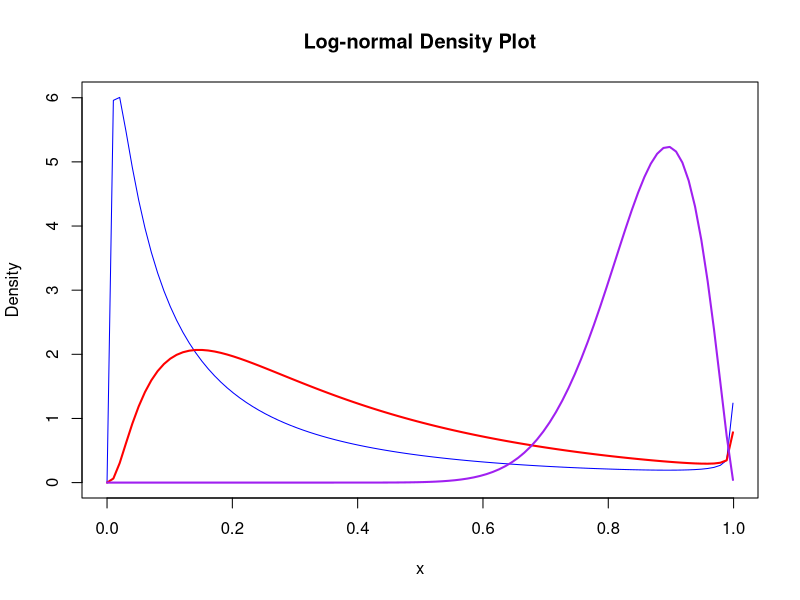

This chart was generated by the following R code:
# Define the parameters
n <- 43  # Number of trials (total mutations)
p <- 0.5  # Probability of success (proportion of shared mutations)

# Generate the probability values
probabilities <- dbinom(0:42, size = 42, prob = p)

# Update the first 7 rows with the specified probability value
probabilities[1:6] <- 0.001
probabilities[7] <- 0.137
# Convert the vector to a column vector
probabilities
# Create the data frame
probability <- data.frame(Probability = probabilities)


##############
# Define the number of rows and columns
num_rows <- 43
num_cols <- 25

# Create a vector of zeros
zero_vector <- rep(0, num_rows * num_cols)

# Reshape the vector into a matrix with the desired dimensions
zero_matrix <- matrix(zero_vector, nrow = num_rows, ncol = num_cols)

# Create the data frame from the matrix
mutation <- as.data.frame(zero_matrix)




##############


# Concatenate probability and mutation data frames
details <- cbind(probability, mutation)

# Rename the data frame
details <- setNames(details, c("probability", paste0("Tumour Pair", 1:22)))

# View the resulting data frame



details[, 2] <- c(rep(1, 25), rep(2, 18), rep(0, nrow(details) - 43))
details[, 3] <- c(rep(1, 2), rep(2, 41), rep(0, nrow(details) - 43))
details[, 4] <- c(rep(2, 7), rep(2, 36), rep(0, nrow(details) - 43))
details[, 5] <- c(rep(2, 7), rep(2, 36), rep(0, nrow(details) - 43))
details[, 6] <- c(rep(2, 7), rep(2, 36), rep(0, nrow(details) - 43))
details[, 7] <- c(rep(1, 7), rep(2, 36), rep(0, nrow(details) - 43))
details[, 8] <- c(rep(1, 7), rep(2, 36), rep(0, nrow(details) - 43))
details[, 9] <- c(rep(1, 1), rep(2, 42), rep(0, nrow(details) - 43))
details[, 10] <- c(rep(1, 1), rep(2, 42), rep(0, nrow(details) - 43))
details[, 11] <- c(rep(1, 20), rep(2, 23), rep(0, nrow(details) - 43))
details[, 12] <- c(rep(1, 1), rep(2, 42), rep(0, nrow(details) - 43))
details[, 13] <- c(rep(1, 2), rep(2, 41), rep(0, nrow(details) - 43))
details[, 14] <- c(rep(1, 1), rep(2, 42), rep(0, nrow(details) - 43))
details[, 15] <- c(rep(1, 6), rep(2, 37), rep(0, nrow(details) - 43))
details[, 16] <- c(rep(2, 7), rep(2, 36), rep(0, nrow(details) - 43))
details[, 17] <- c(rep(1, 18), rep(2, 25), rep(0, nrow(details) - 43))
details[, 18] <- c(rep(2, 7), rep(2, 36), rep(0, nrow(details) - 43))
details[, 19] <- c(rep(2, 7), rep(2, 36), rep(0, nrow(details) - 43))
details[, 20] <- c(rep(2, 7), rep(2, 36), rep(0, nrow(details) - 43))
details[, 21] <- c(rep(1, 3), rep(2, 40), rep(0, nrow(details) - 43))
details[, 22] <- c(rep(1, 15), rep(2, 28), rep(0, nrow(details) - 43))
details[, 23] <- c(rep(2, 7), rep(2, 36), rep(0, nrow(details) - 43))
details[, 24] <- c(rep(2, 7), rep(2, 0), rep(0, nrow(details) - 7))
details[, 25] <- c(rep(2, 7), rep(2, 0), rep(0, nrow(details) - 7))
details[, 26] <- c(rep(2, 7), rep(2, 0), rep(0, nrow(details) - 7))



# Convert details data frame to a matrix
details_matrix <- as.matrix(details)




#########################
# calculates the density of a log-normal distribution at specified points in the vector xigrid
xidens <- function(pmu, psig, xigrid) { sapply(xigrid, function(x) dlnorm(-log(1-x), pmu, psig)/(1-x)) }

tolerance=0.000001
pmu1=-2;psig1=1.5
pmu2=-1;psig2=1
pmu3=0.7;psig3=0.3
# Define xigrid
xigrid <- seq(0.000001, 0.999, length.out = 100)  # Example: 100 grid points from 0 to 1


# Compute the density
density1 <- xidens(pmu1, psig1, xigrid)
density2 <- xidens(pmu2, psig2, xigrid)
density3 <- xidens(pmu3, psig3, xigrid)


# Plot the density
plot(xigrid, density1,col="blue" ,type = "l", xlab = "x", ylab = "Density", main = "Log-normal Density Plot")
lines(xigrid, density2, col = "red", lwd = 2)
lines(xigrid, density3, col = "purple", lwd = 2)


############################################################################

# grid.lik=calculate the likelihood of a set of mutations 
grid.lik <- function(xigrid, mutns, probamut) {
  # find the index of shared and private mutations for each case
  mutidx <- apply(mutns, 2, function(muts) {
    ishared <- which(muts==1)
    iprivate <- which(muts==2)
    list(ishared, iprivate)
  })
  sapply(xigrid, function(xi, probamut, mutidx) {
    # p is the conditional prob of shared mutation
    p <- {xi + {1-xi}*probamut}/{xi + {1-xi}*{2-probamut}}
    # helper vectors
    logp <- log(p)
    log1p <- log(1-p)                    # ii represents an element of mutidx, ii is automatically taken from mutidx
    # unlist =convert the resulting list into a vector.
    # lapply = apply a given function to each element of a list or vector.
    unlist(lapply(mutidx, function(ii, logp, log1p) {  # sub function computes the likelihood for each case based on the indices of shared and private mutations, and the corresponding logarithms of conditional probabilities.   
      exp(sum(logp[ii[[1]]]) + sum(log1p[ii[[2]]]))  # sum(logp[ii[[1]]]=sum of logarithms of the conditional probabilities for shared mutations.
    }, logp, log1p))                                 # sum(log1p[ii[[2]]])=sum of logarithms of the conditional probabilities for private mutations.
  }, probamut, mutidx)
}

mutmat=details_matrix
probamut <- mutmat[, 1]
mutns <- mutmat[, -1]




#grid.lik(xigrid, mutns, probamut)





#############################################################################

#____________________       Auxiliary functions


clonEM <- function(mutmat, init.para, xigrid, conv.crit, niter) {
  
  probamut <- mutmat[, 1]
  mutns <- mutmat[, -1]
  # number of cases
  ncase <- ncol(mutns)
  # number of grid points
  ngrid <- length(xigrid)
  # initialize parameters (mu, sigma, pi)
  para <- init.para
  # probability of matches for given clonality signal
  pYj0 <- grid.lik(0, mutns, probamut)
  pYj <- grid.lik(xigrid, mutns, probamut)
  # clonality signal density for xigrid
  g <- xidens(para[1], para[2], xigrid)
  gj <- rep(0, ngrid)
  vxij <- exij <- vpij <- rep(NA_real_, ncase)
  zz <- log(-log(1-xigrid))
  
  # E-step
  for(j in 1:ncase) {
    # product density
    gj <- pYj[j,]*g
    # integral
    igj <- sum(gj)/ngrid
    # conditional estimate of case being clonal (## clonality probabilities (vpij))
    vpij[j] <- para[3]*igj/((1-para[3])*pYj0[j] + para[3]*igj)
    # expected value of zz 
    exij[j] <- sum(zz*gj)/sum(gj)
    # variance of zz 
    vxij[j] <- sum((zz^2)*gj)/sum(gj) - exij[j]^2
  }
  #M-step
  # estimate the parameters from maximizing the conditional expectation
  para[1] <- sum(vpij*exij)/sum(vpij)
  para[2] <- max(0.1, sqrt(sum(vpij*(exij - para[1])^2)/sum(vpij)))
  para[3] <- sum(vpij)/ncase
  # iterate through the parameters
  ii <- 1
  conv <- 0
  while(conv == 0 & ii <= niter) {
    prev <- para
    g <- xidens(para[1], para[2], xigrid)
    for(j in 1:ncase) { 
      gj <- pYj[j,]*g
      igj <- sum(gj)/ngrid
      vpij[j] <- para[3]*igj/((1-para[3])*pYj0[j] + para[3]*igj)
      exij[j] <- sum(zz*gj)/sum(gj)
    }
    para[1] <- sum(vpij*exij)/sum(vpij)
    # variance is expectation of variance + variance of expectation
    vxi <- sum(vpij*vxij)/sum(vpij) + sum(vpij*(exij - para[1])^2)/sum(vpij)
    # lower bound sigma by 0.1
    para[2] <- max(0.1, sqrt(vxi))
    para[3] <- sum(vpij)/ncase
    #convergence reached
    #if( max(abs(para - prev)) < conv.crit ) conv <- 1
    if (!any(is.na(para)) && !any(is.na(prev)) && max(abs(para - prev), na.rm = TRUE) < conv.crit) conv <- 1
    
    ii <- ii + 1
  }
  return( list(para = para, n.iter = (ii-1), convergence = conv) )
}



########

# Prepare initial parameters (mu, sigma, pi)
init.para <- c(0.7, 0.3, 0.75)  # You may need to adjust these initial values based on your data and prior knowledge.

# Define xigrid
xigrid <- seq(0.00001, 0.999, length.out = 500)

# Set convergence criterion and maximum number of iterations
conv.crit <- 0.001
niter <- 1000

# Call the clonEM function
result_10 <- clonEM(mutmat, init.para, xigrid, conv.crit, niter)


##


# Prepare initial parameters (mu, sigma, pi)
init.para <- c(-1, 1, 0.75)  # You may need to adjust these initial values based on your data and prior knowledge.

# Define xigrid
xigrid <- seq(0.00001, 0.999, length.out = 500)

# Set convergence criterion and maximum number of iterations
conv.crit <- 0.001
niter <- 1000

# Call the clonEM function
result_11 <- clonEM(mutmat, init.para, xigrid, conv.crit, niter)



# Prepare initial parameters (mu, sigma, pi)
init.para <- c(-2, 1.5, 0.75)  # You may need to adjust these initial values based on your data and prior knowledge.

# Define xigrid
xigrid <- seq(0.00001, 0.999, length.out = 500)

# Set convergence criterion and maximum number of iterations
conv.crit <- 0.001
niter <- 1000

# Call the clonEM function
result_12 <- clonEM(mutmat, init.para, xigrid, conv.crit, niter)



# Print the result

print(result_10)
print(result_11)
print(result_12)



pi_est = c(result_10$para[3],result_11$para[3],result_12$para[3])
pi_est

cat('true pi=0.75, mu=-2,sigma=1.5, estimated pi=',result_10$para[3],'\n')
cat('true pi=0.75, mu=-1,sigma=1, estimated pi=',result_11$para[3],'\n')
cat('true pi=0.75, mu=0.7,sigma=0.3, estimated pi=',result_12$para[3],'\n')